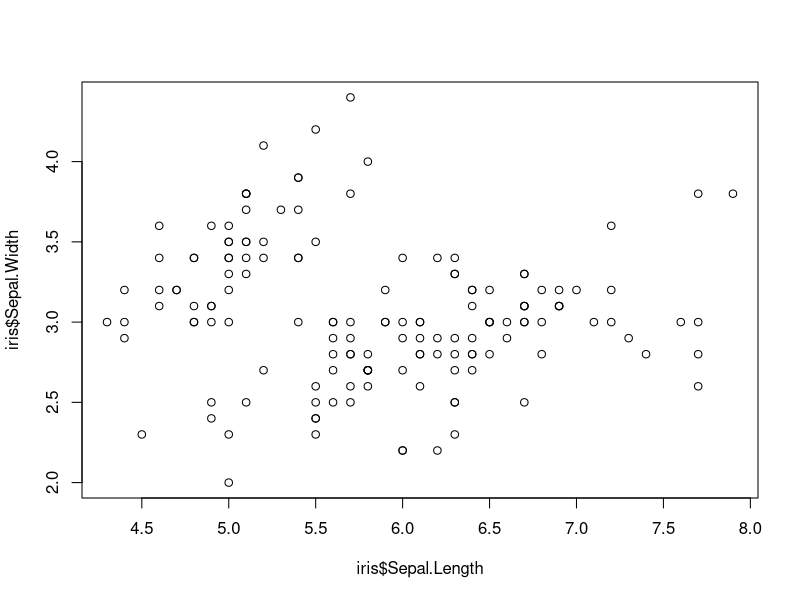
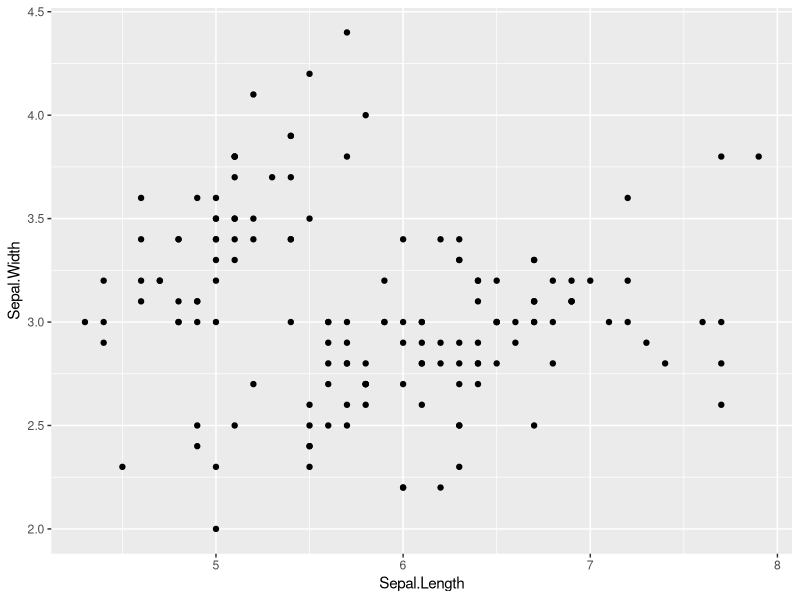
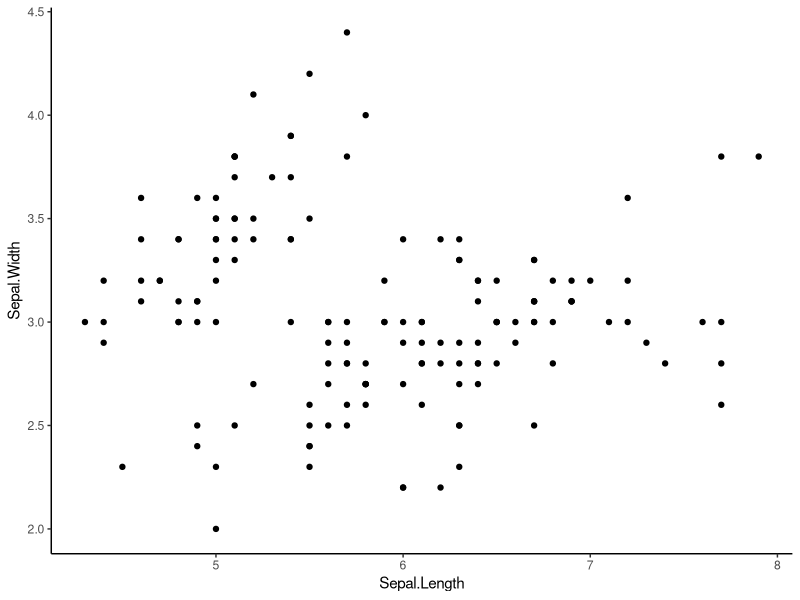
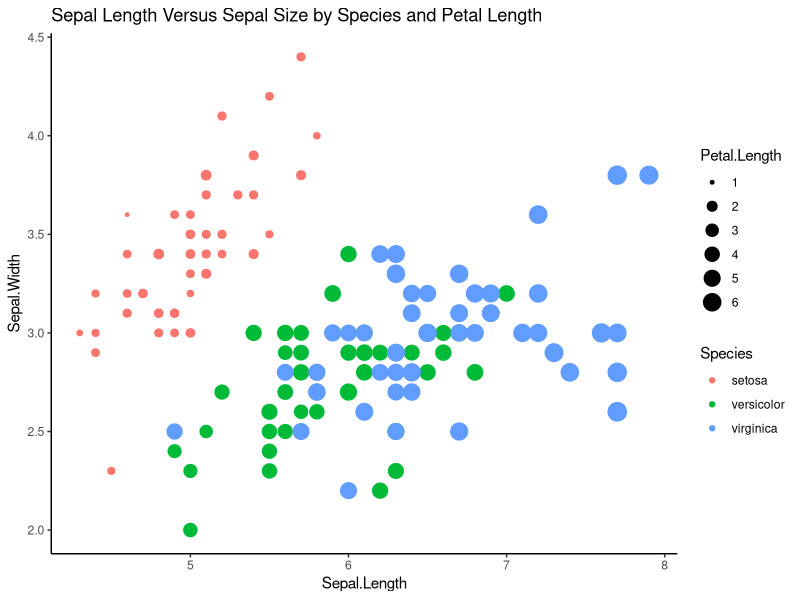

R code for these plots, in order:
# Noah Barkoff
# 3/11/2022
# Activity 4



# Load in and observe the iris data frame
data(iris)

# Install tidyverse and library packages
install.packages("tidyverse")
library(dplyr)
library(ggplot2)

#####################################
##### Part 1: for loops         #####
#####################################

#Using only data for iris versicolor
#write a for loop
#that produces a regression table
#for each of the following relationships
#1. iris  sepal length x width
#2. iris  petal length x width
#3. iris sepal length x petal length


# Create data frame with variables only in the versicolor species
iris.versicolor <- iris %>% filter(Species == "versicolor")

# Create linear models for each of the regressions to compare to for loop regressions for correctness
Sepal.LW <- lm(Sepal.Length ~ Sepal.Width, data = iris.versicolor)
Petal.LW <- lm(Petal.Length ~ Petal.Width, data = iris.versicolor)
SepPet.LL <- lm(Sepal.Length ~ Petal.Length, data = iris.versicolor)

# Assign object to the 3 linear models
Correct.Regressions.list <- list (Sepal.LW, Petal.LW, SepPet.LL)

# Create a list of the 3 dependent and independent variables 
Dependent.Variables <- list (iris.versicolor$Sepal.Length, iris.versicolor$Petal.Length,
               iris.versicolor$Sepal.Length)
Independent.Variables <- list (iris.versicolor$Sepal.Width, iris.versicolor$Petal.Width, 
                  iris.versicolor$Petal.Length)

# Create object for the for loop regressions to be assigned
Regressions.list <- list()

# Create for loop to make a linear regression for each of the 3 dependent and independent variables
for(i in 1:3) {                 
  
  Dependent.Regression = unlist(Dependent.Variables[i])
  Independent.Regression = unlist (Independent.Variables[i])
  Regressions.list[[i]] <- lm(Dependent.Regression ~ Independent.Regression)
  
}

# Compare correct regressions to for loop regressions to check for correctness
Correct.Regressions.list
Regressions.list


#####################################
##### Part 2: data in dplyr     #####
#####################################

#use dplyr to join data of maximum height
#to a new iris data frame
height <- data.frame(Species = c("virginica","setosa","versicolor"),
                     Height.cm = c(60,100,11.8))

# Create new data frame with height values for the 3 species in every row
Iris1 <- full_join (iris, height, by = "Species")

#####################################
##### Part 3: plots in ggplot2  #####
#####################################

#look at base R scatter plot
plot(iris$Sepal.Length,iris$Sepal.Width)

#3a. now make the same plot in ggplot
ggplot(data = iris, mapping = aes(x = Sepal.Length, y = Sepal.Width)) + geom_point()

#3b. make a scatter plot with ggplot and get rid of  busy grid lines
ggplot(data = iris, mapping = aes(x = Sepal.Length, y = Sepal.Width)) + geom_point() + theme_classic()

#3c. make a scatter plot with ggplot, remove grid lines, add a title and axis labels, 
#    show species by color, and make the point size proportional to petal length
ggplot(data = iris, mapping = aes(x = Sepal.Length, y = Sepal.Width, color= Species, size = Petal.Length)) + 
  geom_point() + theme_classic() + ggtitle("Sepal Length Versus Sepal Size by Species and Petal Length")
